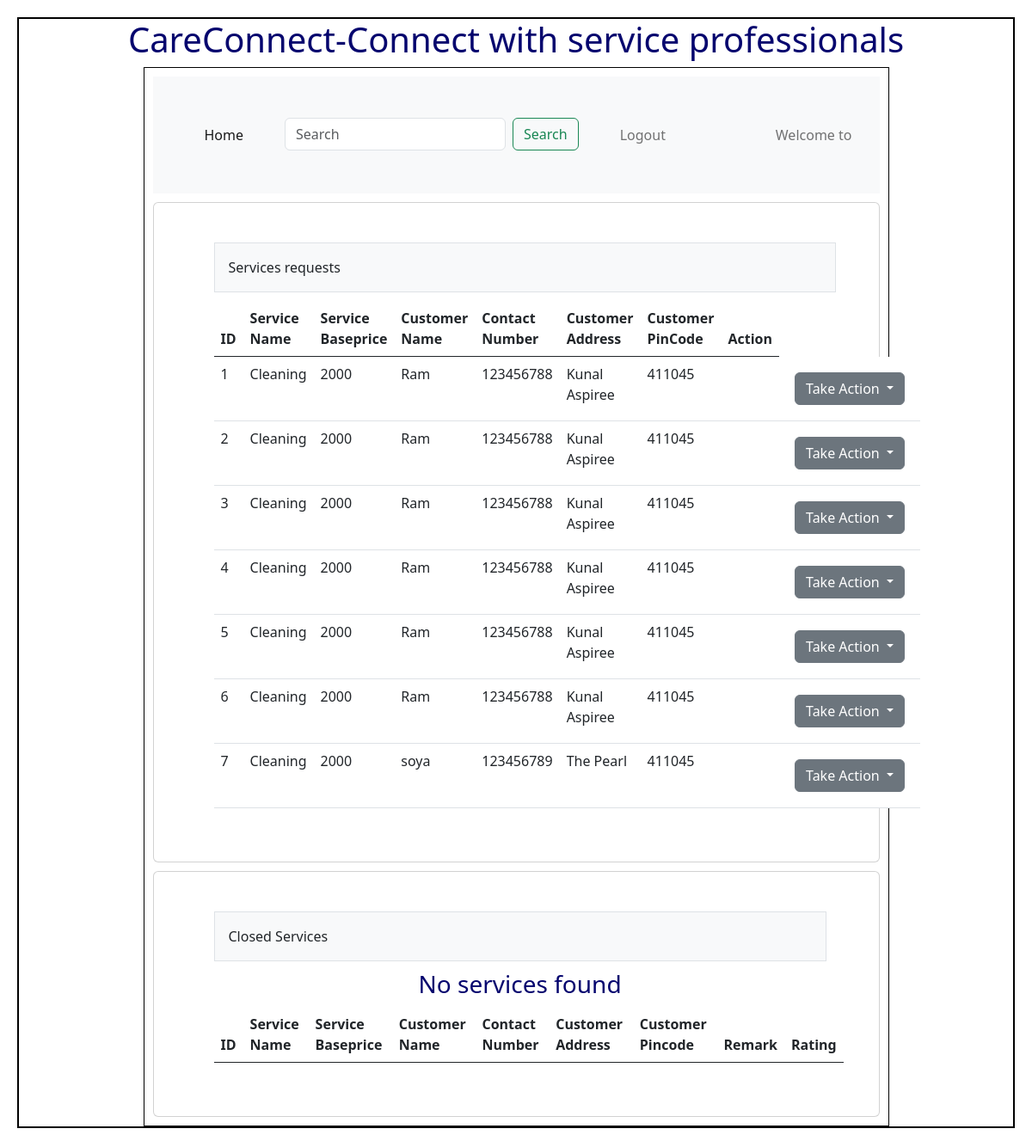
The app's page /professsional_request, older data.
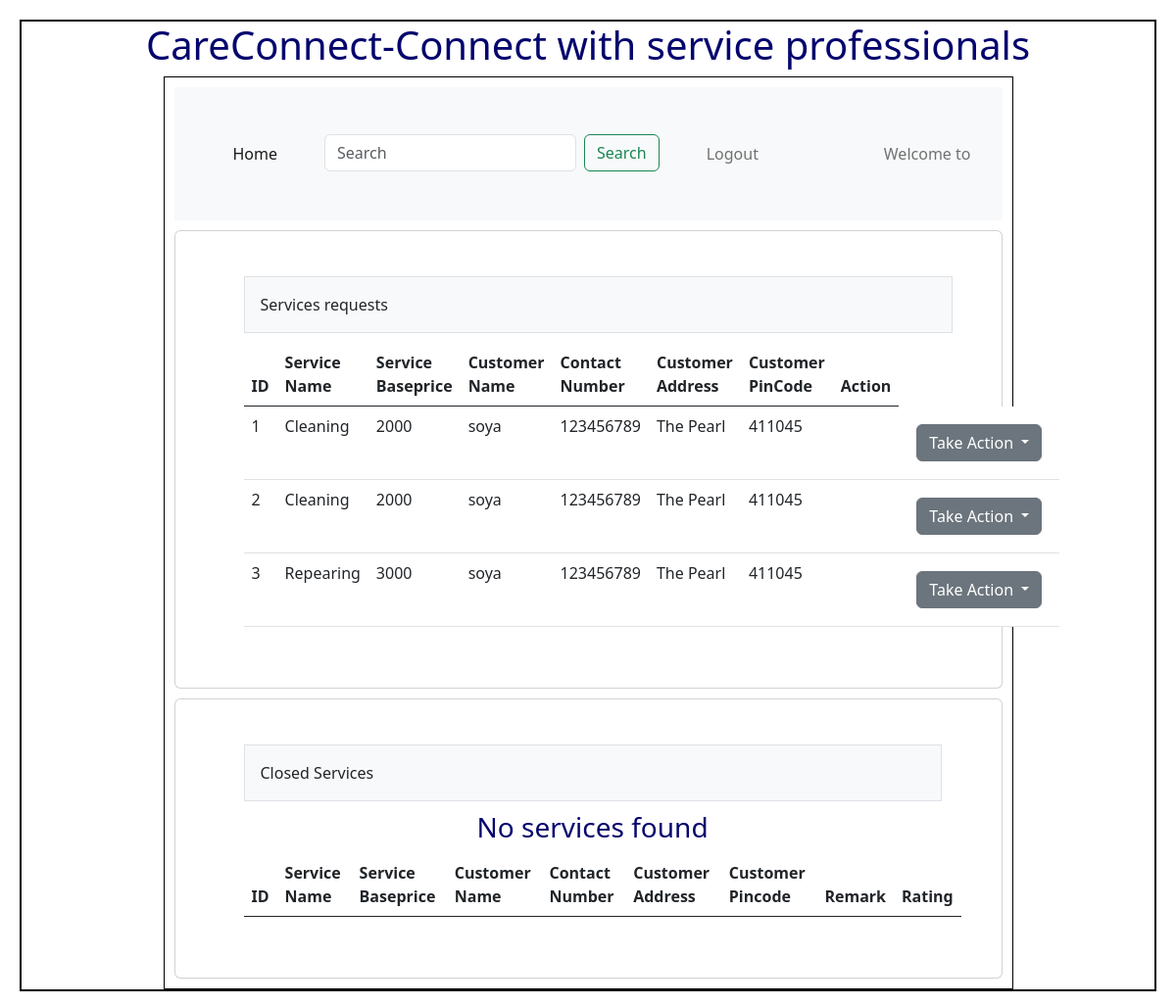
The same page, newer data.
### Backend/models.py (models this page shows)
class Servicereq(db.Model):
    __tablename__="Servicereq"
    id = db.Column(db.Integer, primary_key=True)
    Professional_id=db.Column(db.Integer, db.ForeignKey("Professional.id"),nullable=True)
    Service_id=db.Column(db.Integer, db.ForeignKey("Service.id"),nullable=False)
    Customer_id=db.Column(db.Integer, db.ForeignKey("Customer.id"),nullable=False)
    status=db.Column(db.String,nullable=False)
    remarks=db.Column(db.String,nullable=True)
    rating=db.Column(db.Integer,default=0)
    service=db.relationship("Service",cascade="all,delete",backref="Servicereqs",lazy=True)
    customer=db.relationship("Customer",cascade="all,delete",backref="Servicereqs",lazy=True)
    professional=db.relationship("Professional",cascade="all,delete",backref="Servicereqs",lazy=True)

class Service(db.Model):
    __tablename__="Service"
    id = db.Column(db.Integer, primary_key=True)
    name=db.Column(db.String,nullable=False)
    description=db.Column(db.String,nullable=False)
    baseprice=db.Column(db.Integer,default=0.0)
    subservice=db.Column(db.String,nullable=False)
    location=db.Column(db.String,nullable=False)
    pincode=db.Column(db.String,nullable=False)

class Customer(db.Model):
    __tablename__="Customer"
    id = db.Column(db.Integer, primary_key=True)
    email=db.Column(db.String,unique=True,nullable=False)
    password=db.Column(db.String,nullable=False)
    contact_number=db.Column(db.Integer,nullable=False)
    fullname =db.Column(db.String,nullable=False)
    address =db.Column(db.String,nullable=False)
    pincode=db.Column(db.Integer,nullable=False)
    status=db.Column(db.String,default="Active")

### Backend/controllers.py (the view)
@app.route("/professsional_request",methods=["GET"])
def allservicereqp():
    servicereqs=get_servicereq()
    return render_template("Professionaldashboard.html",servicereqs=servicereqs)

### Backend/controllers.py (called while the page is built)
def get_servicereq():
    servicereqs=Servicereq.query.all()
    print(servicereqs)
    return servicereqs

### Templates/Professionaldashboard.html (shortened to what this page needs)
<!DOCTYPE html>
<html>
    <head>
        <link rel="stylesheet" href="/static/styles/main.css">
        <link href="https://cdn.jsdelivr.net/npm/bootstrap@5.0.2/dist/css/bootstrap.min.css" rel="stylesheet">
        <link href="https://cdn.jsdelivr.net/npm/bootstrap@5.3.0/dist/css/bootstrap.min.css" rel="stylesheet">
    </head>
    <body>
        <div class = "my_container">
            <div class = "center"> <h1>CareConnect-Connect with service professionals</h1></div>
                <div class="my_panel">
                    <nav class="navbar navbar-expand-lg navbar-light bg-light">
                    <div class="container-fluid">
                        <div class="collapse navbar-collapse" id="navbarText">
                            <ul class="navbar-nav me-auto mb-2 mb-lg-0">
                                <li class="nav-item">
                                    <a class="nav-link active" aria-current="page" href="/professional">Home</a>
                                </li>
                                <li class="nav-item">
                                    <form class="d-flex" method="POST" action="#">
                                    <input class="form-control me-2" type="search" placeholder="Search" aria-label="Search" name="search_txt" id="search_txt">
                                    <button class="btn btn-outline-success" type="submit">Search</button>
                                    </form>
                                </li>
                                <li>
                                    <a class="nav-link" href="/logout">Logout</a>
                                </li>
                            </ul>
                            <span class="navbar-text">
                                Welcome to {{name}}
                            </span>
                        </div>
                    </div>
                    </nav>
                    <div class="card">
                    <div class="card-body">
                        <div class="container px-4">
                            <div class="row gx-5">
                                <div class="col">
                                    <div class="p-3 border bg-light table-responsive">Services requests</div>
                                        <table class="table">
                                            <thead>
                                                <tr>
                                                <th scope="col">ID</th>
                                                <th scope="col">Service Name</th>
                                                <th scope="col">Service Baseprice</th>
                                                <th scope="col">Customer Name</th>
                                                <th scope="col">Contact Number</th>
                                                <th scope="col">Customer Address</th>
                                                <th scope="col">Customer PinCode</th>
                                                <th scope="col">Action</th>
                                                </tr>
                                            </thead>
                                            <tbody>
                                                {%if servicereqs%}
                                                    {%for servicereq in servicereqs%}
                                                <tr>
                                                    <td>{{ servicereq.id }}</td>
                                                    <td>{{ servicereq.service.name }}</td>
                                                    <td>{{ servicereq.service.baseprice }}</td>
                                                    <td>{{servicereq.customer.fullname}}</td>
                                                    <td>{{ servicereq.customer.contact_number }}</td>
                                                    <td>{{ servicereq.customer.address}}</td>
                                                    <td>{{ servicereq.customer.pincode }}</td>
                                                    <td>{{servicereq.action}}</td>
                                                    <td>
                                                    <div class="dropdown">
                                                        <button class="btn btn-secondary dropdown-toggle"
                                                            type="button"
                                                            id="dropdownMenuButton1"
                                                            data-bs-toggle="dropdown"
                                                            aria-expanded="false">
                                                            Take Action
                                                        </button>
                                                    </div>
                                                    </td>
                                                </tr>
                                                    {%endfor%}
                                                {%else%}
                                                    <h3 class = "center"> No services found</h3>
                                                {%endif%}
                                            </tbody>
                                        </table>
                                </div>
                            </div>
                        </div>
                    </div>
                    </div>
                    <div class="card">
                    <div class="card-body">
                        <div class="container px-4">
                            <div class="row gx-5">
                                <div class="col">
                                    <div class="p-3 border bg-light table-responsive">Closed Services</div>
                                        <table class="table">
                                            <thead>
                                                <tr>
                                                <th scope="col">ID</th>
                                                <th scope="col">Service Name</th>
                                                <th scope="col">Service Baseprice</th>
                                                <th scope="col">Customer Name</th>
                                                <th scope="col">Contact Number</th>
                                                <th scope="col">Customer Address</th>
                                                <th scope="col">Customer Pincode</th>
                                                <th scope="col">Remark</th>
                                                <th scope="col">Rating</th>
                                                </tr>
                                            </thead>
                                            <tbody>
                                                {%if servicereqs1 %}
                                                    {%for servicereq in servicereqs1%}
                                                        {% if servicereq.status == "Close" %}
                                                <tr>
                                                    <td>{{ servicereq.id }}</td>
                                                    <td>{{ servicereq.service.fullname }}</td>
                                                    <td>{{ servicereq.service.baseprice }}</td>
                                                    <td>{{servicereq.customer.fullname}}</td>
                                                    <td>{{ servicereq.customer.contact_number }}</td>
                                                    <td>{{ servicereq.customer.address}}</td>
                                                    <td>{{ servicereq.customer.pincode }}</td>
                                                    <td>{{servicereq.remark}}</td>
                                                    <td>{{servicereq.rating}}</td>
                                                </tr>
                                                        {%endif%}
                                                    {%endfor%}
                                                {%else%}
                                                    <h3 class = "center"> No services found</h3>
                                                {%endif%}
                                            </tbody>
                                        </table>
                                </div>
                            </div>
                        </div>
                    </div>
                    </div>
                </div>
            </div>
    </body>
</html>

### Static/Styles/main.css (style rules this page uses)
* { margin: 10px; }
.my_container { border: 2px solid black; }
.my_panel { width: 75%; margin: auto; height: auto; border: 1px solid black; }
.center { text-align: center; margin: auto; color: rgb(5,5,110); }

Row changes from the older to the newer data that the page shows:
removed Servicereq: id "4", service.name "Cleaning", service.baseprice "2000", customer.fullname "Ram", customer.contact_number "123456788", customer.address "Kunal Aspiree", customer.pincode "411045"
removed Servicereq: id "5", service.name "Cleaning", service.baseprice "2000", customer.fullname "Ram", customer.contact_number "123456788", customer.address "Kunal Aspiree", customer.pincode "411045"
removed Servicereq: id "6", service.name "Cleaning", service.baseprice "2000", customer.fullname "Ram", customer.contact_number "123456788", customer.address "Kunal Aspiree", customer.pincode "411045"
removed Servicereq: id "7", service.name "Cleaning", service.baseprice "2000", customer.fullname "soya", customer.contact_number "123456789", customer.address "The Pearl", customer.pincode "411045"
changed Servicereq id 1: customer.fullname "Ram" → "soya"; customer.contact_number "123456788" → "123456789"; customer.address "Kunal Aspiree" → "The Pearl"
changed through a linked row, Servicereq id 2: customer.fullname "Ram" → "soya"; customer.contact_number "123456788" → "123456789"; customer.address "Kunal Aspiree" → "The Pearl"
changed Servicereq id 3: service.name "Cleaning" → "Repearing"; service.baseprice "2000" → "3000"; customer.fullname "Ram" → "soya"; customer.contact_number "123456788" → "123456789"; customer.address "Kunal Aspiree" → "The Pearl"
